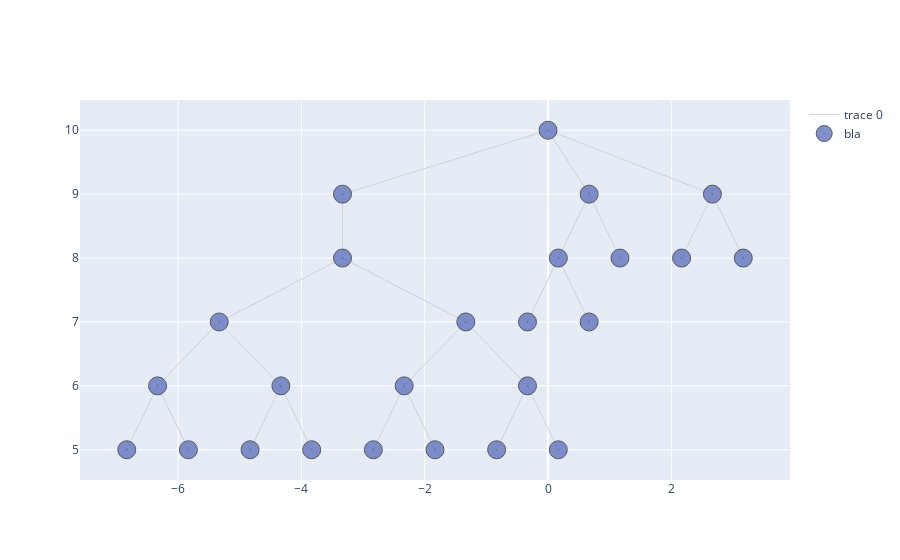

Notebook code cell kept with this figure:
### Code cell
import plotly.graph_objects as go
fig = go.Figure()
fig.add_trace(go.Scatter(x=Xe,
                   y=Ye,
                   mode='lines',
                   line=dict(color='rgb(210,210,210)', width=1),
                   hoverinfo='none'
                   ))
fig.add_trace(go.Scatter(x=Xn,
                  y=Yn,
                  mode='markers',
                  name='bla',
                  marker=dict(symbol='circle-dot',
                                size=18,
                                color='#6175c1',    #'#DB4551',
                                line=dict(color='rgb(50,50,50)', width=1)
                                ),
                  text=labels,
                  hoverinfo='text',
                  opacity=0.8
                  ))

### Figure 1 — Plotly figure (JSON) as saved in the notebook; plotly's stock layout.template omitted (floating-point values rounded to 4 significant figures)
{"data": [{"hoverinfo": "none", "line": {"color": "rgb(210,210,210)", "width": 1}, "mode": "lines", "type": "scatter", "x": [-3.333, -3.333, null, -3.333, 0, null, -3.333, -5.333, null, -3.333, -1.333, null, 0, 0.6667, null, 0, 2.667, null, -5.333, -6.333, null, -5.333, -4.333, null, -1.333, -2.333, null, -1.333, -0.3333, null, 0.6667, 0.1667, null, 0.6667, 1.167, null, 2.667, 2.167, null, 2.667, 3.167, null, -6.333, -6.833, null, -6.333, -5.833, null, -4.333, -4.833, null, -4.333, -3.833, null, -2.333, -2.833, null, -2.333, -1.833, null, -0.3333, -0.8333, null, -0.3333, 0.1667, null, 0.1667, -0.3333, null, 0.1667, 0.6667, null], "y": [9, 8, null, 9, 10, null, 8, 7, null, 8, 7, null, 10, 9, null, 10, 9, null, 7, 6, null, 7, 6, null, 7, 6, null, 7, 6, null, 9, 8, null, 9, 8, null, 9, 8, null, 9, 8, null, 6, 5, null, 6, 5, null, 6, 5, null, 6, 5, null, 6, 5, null, 6, 5, null, 6, 5, null, 6, 5, null, 8, 7, null, 8, 7, null]}, {"hoverinfo": "text", "marker": {"color": "#6175c1", "line": {"color": "rgb(50,50,50)", "width": 1}, "size": 18, "symbol": "circle-dot"}, "mode": "markers", "name": "bla", "opacity": 0.8, "text": ["0", "1", "2", "3", "4", "5", "6", "7", "8", "9", "10", "11", "12", "13", "14", "15", "16", "17", "18", "19", "20", "21", "22", "23", "24"], "type": "scatter", "x": [-3.333, -3.333, 0, -5.333, -1.333, 0.6667, 2.667, -6.333, -4.333, -2.333, -0.3333, 0.1667, 1.167, 2.167, 3.167, -6.833, -5.833, -4.833, -3.833, -2.833, -1.833, -0.8333, 0.1667, -0.3333, 0.6667], "y": [9, 8, 10, 7, 7, 9, 9, 6, 6, 6, 6, 8, 8, 8, 8, 5, 5, 5, 5, 5, 5, 5, 5, 7, 7]}], "layout": {}}
